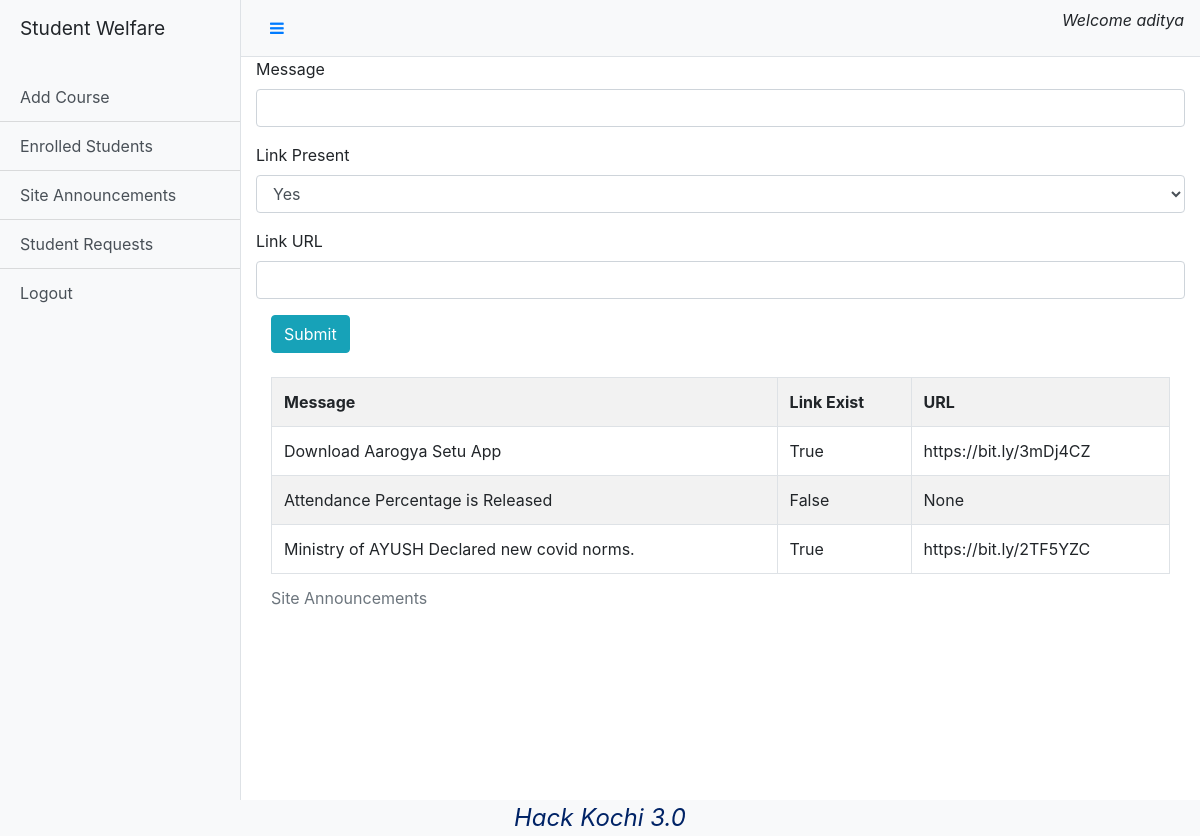
The app's page /dadmin/site (signed in) with its own data.
### base/models.py (models this page shows)
class User(AbstractUser):
    user_type = models.CharField(max_length=10,choices=(('Student','Student'),('Faculty','Faculty'),('Librarian','Librarian')),null=True)

class SiteAnnouncement(models.Model):
    message = models.CharField(max_length=500)
    link_exist = models.BooleanField()
    link = models.CharField(max_length=500,null=True,blank=True)
    date = models.DateField(auto_now_add=True,null=True)

### admin/views.py (the view, shortened to what this page needs)
# urls.py: path('site',views.site,name="site"),
def site(request):
    if not check(request):
        storage = messages.get_messages(request)
        storage.used = True
        messages.info(request,'Invalid Request')
        return redirect('/')
    if not request.user.is_authenticated:
        storage = messages.get_messages(request)
        storage.used = True
        messages.info(request,'Not Logged In')
        return redirect('/')
    announcements=SiteAnnouncement.objects.all()
    return render(request,'siteAnnouncements.html',{'announcements':announcements})

### admin/views.py (called while the page is built)
def check(request):
    return request.user.is_superuser

### templates/siteAnnouncements.html (shortened to what this page needs)
{%extends 'adminDashboard.html'%}
{%block content%}
<div class="container">
    <form action="/dadmin/site" method="POST">
        <div class="row form-group">
            <label for="message">Message</label>
            <input type="text" name="message" id="message" class="form-control" required>
        </div>
        <div class="row form-group">
            <label for="link">Link Present</label>
            <select name="link_exist" id="link" class="form-control" required>
                <option value="True">Yes</option>
            </select>
        </div>
        <div class="row form-group">
            <label for="url">Link URL</label>
            <input type="text" name="link" id="url" class="form-control">
        </div>
        <input type="submit" value="Submit" class="btn btn-info">
    </form><br>
    <table class="table table-striped table-bordered table-hover">
        <caption>Site Announcements</caption>
        <tr>
            <th>Message</th>
            <th>Link Exist</th>
            <th>URL</th>
        </tr>
        {%for item in announcements%}
        <tr>
            <td>{{item.message}}</td>
            <td>{{item.link_exist}}</td>
            <td>{{item.link}}</td>
        </tr>
        {%endfor%}
    </table>
</div>
{%endblock%}

### templates/adminDashboard.html (shortened to what this page needs)
{%load static%}
<!DOCTYPE html>
<html lang="en">
<head>
    <link rel="stylesheet" href="https://stackpath.bootstrapcdn.com/bootstrap/4.5.2/css/bootstrap.min.css">
    <link rel="stylesheet" href="https://cdnjs.cloudflare.com/ajax/libs/font-awesome/4.7.0/css/font-awesome.min.css">
    <link rel="stylesheet" href="{% static 'css/dashboard.css' %}">
</head>
<body>
  <div class="d-flex" id="wrapper">
    <div class="bg-light border-right" id="sidebar-wrapper">
      <div class="sidebar-heading"><p>Student Welfare</p></div>
      <div class="list-group list-group-flush">
        <a href="/dadmin/addCourse" class="list-group-item list-group-item-action bg-light">Add Course</a>
        <a href="/dadmin/admEnrolledStudents" class="list-group-item list-group-item-action bg-light">Enrolled Students</a>
        <a href="/dadmin/site" class="list-group-item list-group-item-action bg-light">Site Announcements</a>
        <a href="/dadmin/requests" class="list-group-item list-group-item-action bg-light">Student Requests</a>
        <a href="/logout" class="list-group-item list-group-item-action bg-light">Logout</a>
      </div>
    </div>
    <div id="page-content-wrapper">
      <nav class="navbar navbar-expand-lg navbar-light bg-light border-bottom">
        <button class="btn btn-link" id="menu-toggle"><i class="fa fa-bars" aria-hidden="true"></i></button>
        <p class="justify-content-end ml-auto" style="font-style: oblique;">Welcome {{request.user.username}}</p>
      </nav>
      <div class="container-fluid">
            {%block content%}
            {%endblock%}
      </div>
    </div>
  </div>
  <div class="footer obq bg-light">
    Hack Kochi 3.0
  </div>
</body>
</html>

### static/dashboard.css (style rules this page uses)
#wrapper { overflow-x: hidden; }
#sidebar-wrapper { min-height: 100vh; margin-left: -15rem; -webkit-transition: margin .25s ease-out; -moz-transition: margin .25s ease-out; -o-transition: margin .25s ease-out; transition: margin .25s ease-out; }
.footer { font-weight: 400; font-size: 1.3em; left: 0; bottom: 0; width: 100%; color: #002366; text-align: center; }
#sidebar-wrapper .sidebar-heading { padding: 0.875rem 1.25rem; font-size: 1.2rem; }
#sidebar-wrapper .list-group { width: 15rem; }
#page-content-wrapper { min-width: 100vw; }
@media (min-width: 768px) { #sidebar-wrapper { margin-left: 0; } }
@media (min-width: 768px) { #page-content-wrapper { min-width: 0; width: 100%; } }
.obq { font-style: oblique; font-size: 1.5em; text-align:center; }

### records on screen
User: user.username "aditya"
SiteAnnouncement: message "Download Aarogya Setu App", link_exist "True", link "https://bit.ly/3mDj4CZ"
SiteAnnouncement: message "Attendance Percentage is Released", link_exist "False", link "None"
SiteAnnouncement: message "Ministry of AYUSH Declared new covid norms.", link_exist "True", link "https://bit.ly/2TF5YZC"
